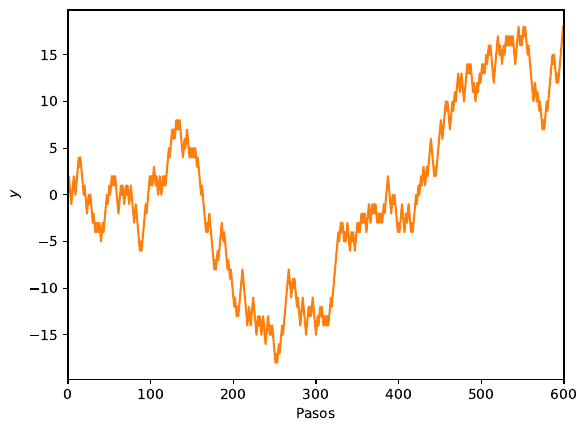

The script that saved this image:
import numpy as np
import matplotlib.pyplot as plt
import random as rd

length = 600
possible_steps = [1,-1]
steps = rd.sample(possible_steps, counts = (length, length), k = length)

fig, ax = plt.subplots()

ax.set_xlim(left = 0, right = length)

ax.plot(range(length), np.cumsum(steps), ls = "solid", color = "tab:orange")

ax.set_xlabel("Pasos")
ax.set_ylabel(r"$y$")

fig.savefig("tema5/tema5-ex1.pdf", dpi = 300, bbox_inches = "tight")
